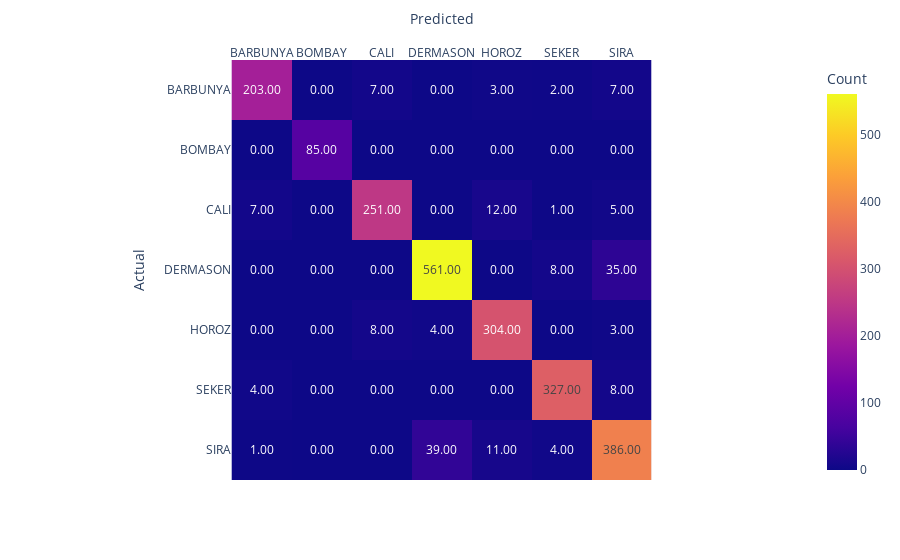

This figure's notebook cell:
### Code cell
reg = LogisticRegression(max_iter=50, 
                         solver='saga',
                           multi_class='multinomial',
                             penalty='l1',
                               C=0.1, 
                               fit_intercept=True,
                                 tol=1e-4,
                                 )
reg.fit(X_train, y_encoded2)
y_pred = reg.predict(X_val)
print("BEFORE FEATURE SELECTION:\n")
print(f"Accuracy: {reg.score(X_val, y_val_encoded2)}")
report = classification_report(y_val_encoded2, y_pred)
print("Report:\n", report)

y_pred = labelencoder.inverse_transform(y_pred)
cm1 = confusion_matrix(y_val, y_pred, labels=class_names)
#print(f"confusion matrix:")
#print(cm)

# Plot confusion matrix
fig = px.imshow(cm1, labels=dict(x="Predicted", y="Actual", color="Count"), x=class_names, y=class_names,text_auto='.2f')
fig.update_xaxes(side="top")
fig.show()

### Figure 1 — Plotly figure (JSON) as saved in the notebook; plotly's stock layout.template omitted (floating-point values rounded to 4 significant figures)
{"data": [{"coloraxis": "coloraxis", "hovertemplate": "Predicted: %{x}<br>Actual: %{y}<br>Count: %{z}<extra></extra>", "name": "0", "texttemplate": "%{z:.2f}", "type": "heatmap", "x": ["BARBUNYA", "BOMBAY", "CALI", "DERMASON", "HOROZ", "SEKER", "SIRA"], "xaxis": "x", "y": ["BARBUNYA", "BOMBAY", "CALI", "DERMASON", "HOROZ", "SEKER", "SIRA"], "yaxis": "y", "z": [[203, 0, 7, 0, 3, 2, 7], [0, 85, 0, 0, 0, 0, 0], [7, 0, 251, 0, 12, 1, 5], [0, 0, 0, 561, 0, 8, 35], [0, 0, 8, 4, 304, 0, 3], [4, 0, 0, 0, 0, 327, 8], [1, 0, 0, 39, 11, 4, 386]]}], "layout": {"coloraxis": {"colorbar": {"title": {"text": "Count"}}, "colorscale": [[0, "#0d0887"], [0.1111, "#46039f"], [0.2222, "#7201a8"], [0.3333, "#9c179e"], [0.4444, "#bd3786"], [0.5556, "#d8576b"], [0.6667, "#ed7953"], [0.7778, "#fb9f3a"], [0.8889, "#fdca26"], [1, "#f0f921"]]}, "margin": {"t": 60}, "xaxis": {"anchor": "y", "constrain": "domain", "domain": [0, 1], "scaleanchor": "y", "side": "top", "title": {"text": "Predicted"}}, "yaxis": {"anchor": "x", "autorange": "reversed", "constrain": "domain", "domain": [0, 1], "title": {"text": "Actual"}}}}
